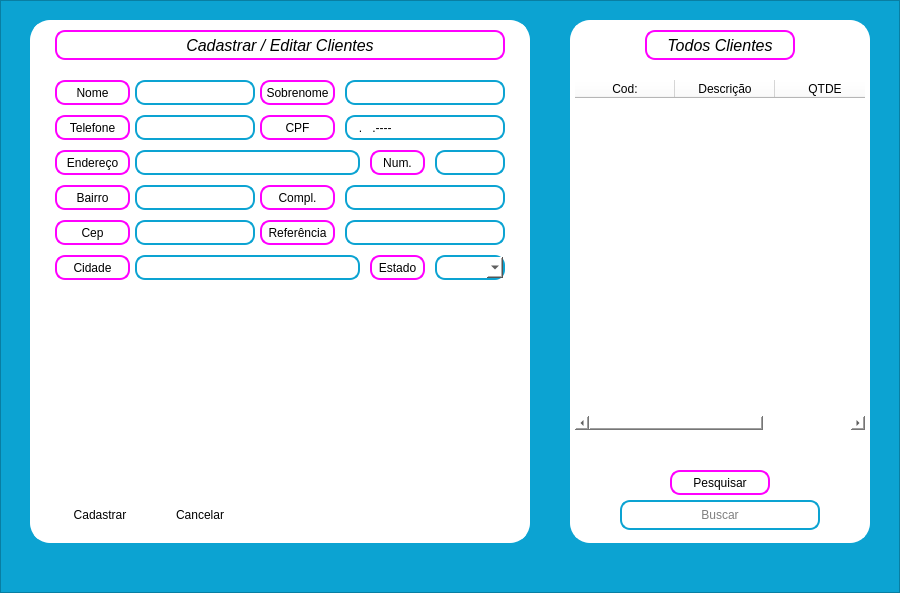
<?xml version="1.0" encoding="UTF-8"?>
<ui version="4.0">
 <class>frame_clientes</class>
 <widget class="QFrame" name="frame_clientes">
  <property name="geometry">
   <rect>
    <x>0</x>
    <y>0</y>
    <width>900</width>
    <height>593</height>
   </rect>
  </property>
  <property name="font">
   <font>
    <family>Segoe UI</family>
   </font>
  </property>
  <property name="windowTitle">
   <string>Frame</string>
  </property>
  <property name="styleSheet">
   <string notr="true"/>
  </property>
  <property name="frameShape">
   <enum>QFrame::StyledPanel</enum>
  </property>
  <property name="frameShadow">
   <enum>QFrame::Raised</enum>
  </property>
  <widget class="QFrame" name="ct_frame_clientes">
   <property name="geometry">
    <rect>
     <x>0</x>
     <y>0</y>
     <width>900</width>
     <height>593</height>
    </rect>
   </property>
   <property name="styleSheet">
    <string notr="true">background: #0CA3D2</string>
   </property>
   <property name="frameShape">
    <enum>QFrame::StyledPanel</enum>
   </property>
   <property name="frameShadow">
    <enum>QFrame::Raised</enum>
   </property>
   <widget class="QFrame" name="ct_clientes">
    <property name="geometry">
     <rect>
      <x>30</x>
      <y>20</y>
      <width>500</width>
      <height>523</height>
     </rect>
    </property>
    <property name="styleSheet">
     <string notr="true">background: #FFF;
border: 5px solid #fFf;
border-radius: 20px;
</string>
    </property>
    <property name="frameShape">
     <enum>QFrame::StyledPanel</enum>
    </property>
    <property name="frameShadow">
     <enum>QFrame::Raised</enum>
    </property>
    <widget class="QLabel" name="lb_pedidos_agendados_2">
     <property name="geometry">
      <rect>
       <x>25</x>
       <y>10</y>
       <width>450</width>
       <height>30</height>
      </rect>
     </property>
     <property name="font">
      <font>
       <family>Segoe UI</family>
       <pointsize>12</pointsize>
       <weight>50</weight>
       <italic>true</italic>
       <bold>false</bold>
       <underline>false</underline>
      </font>
     </property>
     <property name="styleSheet">
      <string notr="true">color: #FFF;
border: 2px solid #ff00ff;
border-radius:10px;
background: #FFF;
color: #000</string>
     </property>
     <property name="text">
      <string>Cadastrar / Editar Clientes</string>
     </property>
     <property name="alignment">
      <set>Qt::AlignCenter</set>
     </property>
    </widget>
    <widget class="QLabel" name="label_clientes">
     <property name="geometry">
      <rect>
       <x>25</x>
       <y>60</y>
       <width>75</width>
       <height>25</height>
      </rect>
     </property>
     <property name="font">
      <font>
       <family>Arial</family>
      </font>
     </property>
     <property name="styleSheet">
      <string notr="true">color: #FFF;
border: 2px solid #ff00ff;
border-radius:10px;
background: #FFF;
color: #000</string>
     </property>
     <property name="text">
      <string>Nome</string>
     </property>
     <property name="alignment">
      <set>Qt::AlignCenter</set>
     </property>
    </widget>
    <widget class="QLineEdit" name="tx_nome_cliente">
     <property name="geometry">
      <rect>
       <x>105</x>
       <y>60</y>
       <width>120</width>
       <height>25</height>
      </rect>
     </property>
     <property name="font">
      <font>
       <family>Segoe UI</family>
      </font>
     </property>
     <property name="styleSheet">
      <string notr="true">color: #FFF;
border: 2px solid #0CA3D2;
border-radius:10px;
background: #FFF;
color: #000</string>
     </property>
    </widget>
    <widget class="QLabel" name="label_clientes_2">
     <property name="geometry">
      <rect>
       <x>25</x>
       <y>95</y>
       <width>75</width>
       <height>25</height>
      </rect>
     </property>
     <property name="font">
      <font>
       <family>Arial</family>
      </font>
     </property>
     <property name="styleSheet">
      <string notr="true">color: #FFF;
border: 2px solid #ff00ff;
border-radius:10px;
background: #FFF;
color: #000</string>
     </property>
     <property name="text">
      <string>Telefone</string>
     </property>
     <property name="alignment">
      <set>Qt::AlignCenter</set>
     </property>
    </widget>
    <widget class="QLineEdit" name="tx_telefone_cliente">
     <property name="geometry">
      <rect>
       <x>105</x>
       <y>95</y>
       <width>120</width>
       <height>25</height>
      </rect>
     </property>
     <property name="font">
      <font>
       <family>Segoe UI</family>
      </font>
     </property>
     <property name="styleSheet">
      <string notr="true">color: #FFF;
border: 2px solid #0CA3D2;
border-radius:10px;
background: #FFF;
color: #000</string>
     </property>
     <property name="text">
      <string/>
     </property>
    </widget>
    <widget class="QLabel" name="label_clientes_3">
     <property name="geometry">
      <rect>
       <x>230</x>
       <y>60</y>
       <width>75</width>
       <height>25</height>
      </rect>
     </property>
     <property name="font">
      <font>
       <family>Arial</family>
      </font>
     </property>
     <property name="styleSheet">
      <string notr="true">color: #FFF;
border: 2px solid #ff00ff;
border-radius:10px;
background: #FFF;
color: #000</string>
     </property>
     <property name="text">
      <string>Sobrenome</string>
     </property>
     <property name="alignment">
      <set>Qt::AlignCenter</set>
     </property>
    </widget>
    <widget class="QLineEdit" name="tx_nome_cliente_2">
     <property name="geometry">
      <rect>
       <x>315</x>
       <y>60</y>
       <width>160</width>
       <height>25</height>
      </rect>
     </property>
     <property name="font">
      <font>
       <family>Segoe UI</family>
      </font>
     </property>
     <property name="styleSheet">
      <string notr="true">color: #FFF;
border: 2px solid #0CA3D2;
border-radius:10px;
background: #FFF;
color: #000</string>
     </property>
     <property name="text">
      <string/>
     </property>
    </widget>
    <widget class="QLabel" name="label_clientes_4">
     <property name="geometry">
      <rect>
       <x>230</x>
       <y>95</y>
       <width>75</width>
       <height>25</height>
      </rect>
     </property>
     <property name="font">
      <font>
       <family>Arial</family>
      </font>
     </property>
     <property name="styleSheet">
      <string notr="true">color: #FFF;
border: 2px solid #ff00ff;
border-radius:10px;
background: #FFF;
color: #000</string>
     </property>
     <property name="text">
      <string>CPF</string>
     </property>
     <property name="alignment">
      <set>Qt::AlignCenter</set>
     </property>
    </widget>
    <widget class="QLineEdit" name="tx_cpf_cliente">
     <property name="geometry">
      <rect>
       <x>315</x>
       <y>95</y>
       <width>160</width>
       <height>25</height>
      </rect>
     </property>
     <property name="font">
      <font>
       <family>Segoe UI</family>
      </font>
     </property>
     <property name="styleSheet">
      <string notr="true">color: #FFF;
border: 2px solid #0CA3D2;
border-radius:10px;
background: #FFF;
color: #000</string>
     </property>
     <property name="inputMask">
      <string>###.###.###-##; </string>
     </property>
     <property name="text">
      <string>..----</string>
     </property>
    </widget>
    <widget class="QLabel" name="label_clientes_5">
     <property name="geometry">
      <rect>
       <x>25</x>
       <y>130</y>
       <width>75</width>
       <height>25</height>
      </rect>
     </property>
     <property name="font">
      <font>
       <family>Arial</family>
      </font>
     </property>
     <property name="styleSheet">
      <string notr="true">color: #FFF;
border: 2px solid #ff00ff;
border-radius:10px;
background: #FFF;
color: #000</string>
     </property>
     <property name="text">
      <string>Endereço</string>
     </property>
     <property name="alignment">
      <set>Qt::AlignCenter</set>
     </property>
    </widget>
    <widget class="QLineEdit" name="tx_endereco_cliente">
     <property name="geometry">
      <rect>
       <x>105</x>
       <y>130</y>
       <width>225</width>
       <height>25</height>
      </rect>
     </property>
     <property name="font">
      <font>
       <family>Segoe UI</family>
      </font>
     </property>
     <property name="styleSheet">
      <string notr="true">color: #FFF;
border: 2px solid #0CA3D2;
border-radius:10px;
background: #FFF;
color: #000</string>
     </property>
     <property name="text">
      <string/>
     </property>
    </widget>
    <widget class="QLabel" name="label_clientes_6">
     <property name="geometry">
      <rect>
       <x>340</x>
       <y>130</y>
       <width>55</width>
       <height>25</height>
      </rect>
     </property>
     <property name="font">
      <font>
       <family>Arial</family>
      </font>
     </property>
     <property name="styleSheet">
      <string notr="true">color: #FFF;
border: 2px solid #ff00ff;
border-radius:10px;
background: #FFF;
color: #000</string>
     </property>
     <property name="text">
      <string>Num.</string>
     </property>
     <property name="alignment">
      <set>Qt::AlignCenter</set>
     </property>
    </widget>
    <widget class="QLineEdit" name="tx_numero_cliente">
     <property name="geometry">
      <rect>
       <x>405</x>
       <y>130</y>
       <width>70</width>
       <height>25</height>
      </rect>
     </property>
     <property name="font">
      <font>
       <family>Segoe UI</family>
      </font>
     </property>
     <property name="styleSheet">
      <string notr="true">color: #FFF;
border: 2px solid #0CA3D2;
border-radius:10px;
background: #FFF;
color: #000</string>
     </property>
     <property name="text">
      <string/>
     </property>
    </widget>
    <widget class="QLabel" name="label_clientes_7">
     <property name="geometry">
      <rect>
       <x>25</x>
       <y>165</y>
       <width>75</width>
       <height>25</height>
      </rect>
     </property>
     <property name="font">
      <font>
       <family>Arial</family>
      </font>
     </property>
     <property name="styleSheet">
      <string notr="true">color: #FFF;
border: 2px solid #ff00ff;
border-radius:10px;
background: #FFF;
color: #000</string>
     </property>
     <property name="text">
      <string>Bairro</string>
     </property>
     <property name="alignment">
      <set>Qt::AlignCenter</set>
     </property>
    </widget>
    <widget class="QLineEdit" name="tx_bairo_cliente">
     <property name="geometry">
      <rect>
       <x>105</x>
       <y>165</y>
       <width>120</width>
       <height>25</height>
      </rect>
     </property>
     <property name="font">
      <font>
       <family>Segoe UI</family>
      </font>
     </property>
     <property name="styleSheet">
      <string notr="true">color: #FFF;
border: 2px solid #0CA3D2;
border-radius:10px;
background: #FFF;
color: #000</string>
     </property>
     <property name="text">
      <string/>
     </property>
    </widget>
    <widget class="QLabel" name="label_clientes_8">
     <property name="geometry">
      <rect>
       <x>230</x>
       <y>165</y>
       <width>75</width>
       <height>25</height>
      </rect>
     </property>
     <property name="font">
      <font>
       <family>Arial</family>
      </font>
     </property>
     <property name="styleSheet">
      <string notr="true">color: #FFF;
border: 2px solid #ff00ff;
border-radius:10px;
background: #FFF;
color: #000</string>
     </property>
     <property name="text">
      <string>Compl.</string>
     </property>
     <property name="alignment">
      <set>Qt::AlignCenter</set>
     </property>
    </widget>
    <widget class="QLineEdit" name="tx_complemento_cliente">
     <property name="geometry">
      <rect>
       <x>315</x>
       <y>165</y>
       <width>160</width>
       <height>25</height>
      </rect>
     </property>
     <property name="font">
      <font>
       <family>Segoe UI</family>
      </font>
     </property>
     <property name="styleSheet">
      <string notr="true">color: #FFF;
border: 2px solid #0CA3D2;
border-radius:10px;
background: #FFF;
color: #000</string>
     </property>
     <property name="text">
      <string/>
     </property>
    </widget>
    <widget class="QLabel" name="label_clientes_9">
     <property name="geometry">
      <rect>
       <x>25</x>
       <y>235</y>
       <width>75</width>
       <height>25</height>
      </rect>
     </property>
     <property name="font">
      <font>
       <family>Arial</family>
      </font>
     </property>
     <property name="styleSheet">
      <string notr="true">color: #FFF;
border: 2px solid #ff00ff;
border-radius:10px;
background: #FFF;
color: #000</string>
     </property>
     <property name="text">
      <string>Cidade</string>
     </property>
     <property name="alignment">
      <set>Qt::AlignCenter</set>
     </property>
    </widget>
    <widget class="QLineEdit" name="tx_cidade_cliente">
     <property name="geometry">
      <rect>
       <x>105</x>
       <y>235</y>
       <width>225</width>
       <height>25</height>
      </rect>
     </property>
     <property name="font">
      <font>
       <family>Segoe UI</family>
      </font>
     </property>
     <property name="styleSheet">
      <string notr="true">color: #FFF;
border: 2px solid #0CA3D2;
border-radius:10px;
background: #FFF;
color: #000</string>
     </property>
     <property name="text">
      <string/>
     </property>
    </widget>
    <widget class="QLabel" name="label_clientes_10">
     <property name="geometry">
      <rect>
       <x>340</x>
       <y>235</y>
       <width>55</width>
       <height>25</height>
      </rect>
     </property>
     <property name="font">
      <font>
       <family>Arial</family>
      </font>
     </property>
     <property name="styleSheet">
      <string notr="true">color: #FFF;
border: 2px solid #ff00ff;
border-radius:10px;
background: #FFF;
color: #000</string>
     </property>
     <property name="text">
      <string>Estado</string>
     </property>
     <property name="alignment">
      <set>Qt::AlignCenter</set>
     </property>
    </widget>
    <widget class="QComboBox" name="tx_estado_cliente">
     <property name="geometry">
      <rect>
       <x>405</x>
       <y>235</y>
       <width>70</width>
       <height>25</height>
      </rect>
     </property>
     <property name="styleSheet">
      <string notr="true">color: #FFF;
border: 2px solid #0CA3D2;
border-radius:10px;
background: #FFF;
color: #000</string>
     </property>
     <property name="editable">
      <bool>true</bool>
     </property>
    </widget>
    <widget class="QLabel" name="label_clientes_11">
     <property name="geometry">
      <rect>
       <x>25</x>
       <y>200</y>
       <width>75</width>
       <height>25</height>
      </rect>
     </property>
     <property name="font">
      <font>
       <family>Arial</family>
      </font>
     </property>
     <property name="styleSheet">
      <string notr="true">color: #FFF;
border: 2px solid #ff00ff;
border-radius:10px;
background: #FFF;
color: #000</string>
     </property>
     <property name="text">
      <string>Cep</string>
     </property>
     <property name="alignment">
      <set>Qt::AlignCenter</set>
     </property>
    </widget>
    <widget class="QLineEdit" name="tx_cep_cliente">
     <property name="geometry">
      <rect>
       <x>105</x>
       <y>200</y>
       <width>120</width>
       <height>25</height>
      </rect>
     </property>
     <property name="font">
      <font>
       <family>Segoe UI</family>
      </font>
     </property>
     <property name="styleSheet">
      <string notr="true">color: #FFF;
border: 2px solid #0CA3D2;
border-radius:10px;
background: #FFF;
color: #000</string>
     </property>
     <property name="text">
      <string/>
     </property>
    </widget>
    <widget class="QLabel" name="label_clientes_12">
     <property name="geometry">
      <rect>
       <x>230</x>
       <y>200</y>
       <width>75</width>
       <height>25</height>
      </rect>
     </property>
     <property name="font">
      <font>
       <family>Arial</family>
      </font>
     </property>
     <property name="styleSheet">
      <string notr="true">color: #FFF;
border: 2px solid #ff00ff;
border-radius:10px;
background: #FFF;
color: #000</string>
     </property>
     <property name="text">
      <string>Referência</string>
     </property>
     <property name="alignment">
      <set>Qt::AlignCenter</set>
     </property>
    </widget>
    <widget class="QLineEdit" name="tx_referencia_cliente">
     <property name="geometry">
      <rect>
       <x>315</x>
       <y>200</y>
       <width>160</width>
       <height>25</height>
      </rect>
     </property>
     <property name="font">
      <font>
       <family>Segoe UI</family>
      </font>
     </property>
     <property name="styleSheet">
      <string notr="true">color: #FFF;
border: 2px solid #0CA3D2;
border-radius:10px;
background: #FFF;
color: #000</string>
     </property>
     <property name="text">
      <string/>
     </property>
    </widget>
    <widget class="QPushButton" name="bt_cadastrar_clientes">
     <property name="geometry">
      <rect>
       <x>25</x>
       <y>480</y>
       <width>90</width>
       <height>30</height>
      </rect>
     </property>
     <property name="font">
      <font>
       <family>Segoe UI</family>
      </font>
     </property>
     <property name="text">
      <string>Cadastrar</string>
     </property>
    </widget>
    <widget class="QPushButton" name="bt_cancelar_cliente">
     <property name="geometry">
      <rect>
       <x>125</x>
       <y>480</y>
       <width>90</width>
       <height>30</height>
      </rect>
     </property>
     <property name="font">
      <font>
       <family>Segoe UI</family>
      </font>
     </property>
     <property name="text">
      <string>Cancelar</string>
     </property>
    </widget>
   </widget>
   <widget class="QFrame" name="ct_clientes2">
    <property name="geometry">
     <rect>
      <x>570</x>
      <y>20</y>
      <width>300</width>
      <height>523</height>
     </rect>
    </property>
    <property name="styleSheet">
     <string notr="true">background: #FFF;
border: 2px solid #fff;
border-radius: 20px;</string>
    </property>
    <property name="frameShape">
     <enum>QFrame::StyledPanel</enum>
    </property>
    <property name="frameShadow">
     <enum>QFrame::Raised</enum>
    </property>
    <widget class="QLabel" name="lb_tarefas_agendadas_2">
     <property name="geometry">
      <rect>
       <x>75</x>
       <y>10</y>
       <width>150</width>
       <height>30</height>
      </rect>
     </property>
     <property name="font">
      <font>
       <family>Segoe UI</family>
       <pointsize>12</pointsize>
       <weight>50</weight>
       <italic>true</italic>
       <bold>false</bold>
       <underline>false</underline>
      </font>
     </property>
     <property name="styleSheet">
      <string notr="true">color: #FFF;
border: 2px solid #ff00ff;
border-radius:10px;
background: #FFF;
color: #000</string>
     </property>
     <property name="text">
      <string>Todos Clientes</string>
     </property>
     <property name="alignment">
      <set>Qt::AlignCenter</set>
     </property>
    </widget>
    <widget class="QLineEdit" name="tx_buscar_clientes">
     <property name="geometry">
      <rect>
       <x>50</x>
       <y>480</y>
       <width>200</width>
       <height>30</height>
      </rect>
     </property>
     <property name="styleSheet">
      <string notr="true">color: #FFF;
border: 2px solid #0CA3D2;
border-radius:10px;
background: #FFF;
color: #000</string>
     </property>
     <property name="alignment">
      <set>Qt::AlignCenter</set>
     </property>
     <property name="placeholderText">
      <string>Buscar</string>
     </property>
    </widget>
    <widget class="QLabel" name="label_clientes_13">
     <property name="geometry">
      <rect>
       <x>100</x>
       <y>450</y>
       <width>100</width>
       <height>25</height>
      </rect>
     </property>
     <property name="font">
      <font>
       <family>Arial</family>
      </font>
     </property>
     <property name="styleSheet">
      <string notr="true">color: #FFF;
border: 2px solid #ff00ff;
border-radius:10px;
background: #FFF url('/Files/Python/AeR/Images/buscar.png') no-repeat  right ;
color: #000;
</string>
     </property>
     <property name="text">
      <string>Pesquisar</string>
     </property>
     <property name="textFormat">
      <enum>Qt::AutoText</enum>
     </property>
     <property name="alignment">
      <set>Qt::AlignCenter</set>
     </property>
    </widget>
    <widget class="QTableWidget" name="tabela_clientes">
     <property name="geometry">
      <rect>
       <x>5</x>
       <y>60</y>
       <width>290</width>
       <height>350</height>
      </rect>
     </property>
     <property name="styleSheet">
      <string notr="true">background: #FFF; border: none; border-radius: 0</string>
     </property>
     <property name="autoScroll">
      <bool>true</bool>
     </property>
     <property name="editTriggers">
      <set>QAbstractItemView::NoEditTriggers</set>
     </property>
     <property name="textElideMode">
      <enum>Qt::ElideRight</enum>
     </property>
     <attribute name="verticalHeaderVisible">
      <bool>false</bool>
     </attribute>
     <column>
      <property name="text">
       <string>Cod:</string>
      </property>
     </column>
     <column>
      <property name="text">
       <string>Descrição</string>
      </property>
     </column>
     <column>
      <property name="text">
       <string>QTDE</string>
      </property>
     </column>
    </widget>
   </widget>
  </widget>
 </widget>
 <resources/>
 <connections/>
</ui>
